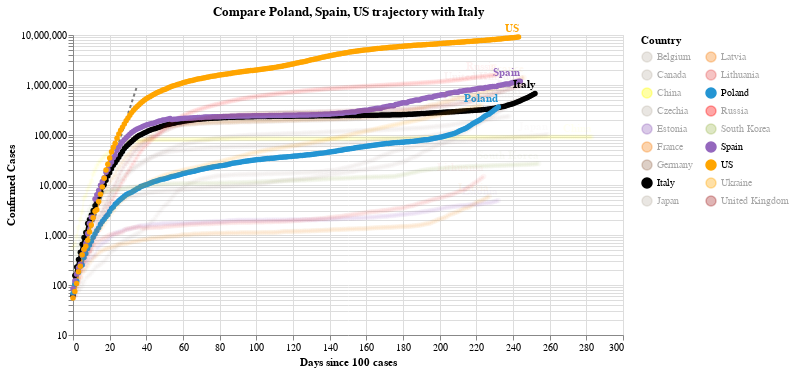

The notebook cell this image was saved under:
### Code cell
#hide_input
chart2 = make_since_chart(dff2, ['Poland', 'Spain', 'US'], baseline_countries)
chart2

### Figure 1 — Vega-Lite specification as saved in the notebook (floating-point values rounded to 4 significant figures; data arrays with more than 128 entries replaced by an {"elided": "..."} marker saying what was removed)
{"config": {"view": {"continuousWidth": 400, "continuousHeight": 300}}, "layer": [{"data": {"name": "data-628230001892d6798b50651be41d1b3e"}, "mark": {"type": "line", "color": "black", "opacity": 0.5, "strokeDash": [3, 3]}, "encoding": {"x": {"type": "quantitative", "field": "Days since 100 cases"}, "y": {"type": "quantitative", "field": "Confirmed Cases"}}}, {"data": {"name": "data-ac5e822396120a3df5966b580155e613"}, "mark": {"type": "line", "point": true}, "encoding": {"color": {"type": "nominal", "field": "Country", "legend": {"columns": 2}, "scale": {"domain": ["Belgium", "Canada", "China", "Czechia", "Estonia", "France", "Germany", "Italy", "Japan", "Latvia", "Lithuania", "Poland", "Russia", "South Korea", "Spain", "US", "Ukraine", "United Kingdom"], "range": ["#C1B7AD", "#C1B7AD", "yellow", "#C1B7AD", "#9467bd", "#F58518", "#9D755D", "black", "#C1B7AD", "#F58518", "#E45756", "#2495D3", "red", "#A1BA59", "#9467bd", "orange", "orange", "brown"]}}, "opacity": {"condition": {"value": 1, "selection": "selector004"}, "value": 0.05}, "tooltip": [{"type": "nominal", "field": "Country"}, {"type": "temporal", "field": "Date"}, {"type": "quantitative", "field": "Confirmed Cases"}, {"type": "quantitative", "field": "Days since 100 cases"}], "x": {"type": "quantitative", "field": "Days since 100 cases"}, "y": {"type": "quantitative", "field": "Confirmed Cases", "scale": {"type": "log"}}}, "selection": {"selector004": {"type": "multi", "fields": ["Country"], "bind": "legend", "init": [{"Country": "Poland"}, {"Country": "Spain"}, {"Country": "US"}, {"Country": "Italy"}]}}, "width": 550}, {"data": {"name": "data-ac5e822396120a3df5966b580155e613"}, "mark": {"type": "text", "align": "right", "dy": -8, "fontWeight": "bold"}, "encoding": {"color": {"type": "nominal", "field": "Country", "legend": {"columns": 2}, "scale": {"domain": ["Belgium", "Canada", "China", "Czechia", "Estonia", "France", "Germany", "Italy", "Japan", "Latvia", "Lithuania", "Poland", "Russia", "South Korea", "Spain", "US", "Ukraine", "United Kingdom"], "range": ["#C1B7AD", "#C1B7AD", "yellow", "#C1B7AD", "#9467bd", "#F58518", "#9D755D", "black", "#C1B7AD", "#F58518", "#E45756", "#2495D3", "red", "#A1BA59", "#9467bd", "orange", "orange", "brown"]}}, "opacity": {"condition": {"value": 1, "selection": "selector004"}, "value": 0.05}, "text": {"type": "nominal", "field": "Country"}, "tooltip": [{"type": "nominal", "field": "Country"}, {"type": "temporal", "field": "Date"}, {"type": "quantitative", "field": "Confirmed Cases"}, {"type": "quantitative", "field": "Days since 100 cases"}], "x": {"type": "quantitative", "field": "Days since 100 cases"}, "y": {"type": "quantitative", "field": "Confirmed Cases", "scale": {"type": "log"}}}, "transform": [{"filter": "(datum['Date'] >= 1604102400000)"}], "width": 550}], "title": "Compare Poland, Spain, US trajectory with Italy", "$schema": "https://vega.github.io/schema/vega-lite/v4.8.1.json", "datasets": {"data-628230001892d6798b50651be41d1b3e": [{"Days since 100 cases": 0, "Confirmed Cases": 100.0}, {"Days since 100 cases": 1, "Confirmed Cases": 130.0}, {"Days since 100 cases": 2, "Confirmed Cases": 169.0}, {"Days since 100 cases": 3, "Confirmed Cases": 219.7}, {"Days since 100 cases": 4, "Confirmed Cases": 285.6}, {"Days since 100 cases": 5, "Confirmed Cases": 371.3}, {"Days since 100 cases": 6, "Confirmed Cases": 482.7}, {"Days since 100 cases": 7, "Confirmed Cases": 627.5}, {"Days since 100 cases": 8, "Confirmed Cases": 815.7}, {"Days since 100 cases": 9, "Confirmed Cases": 1060.0}, {"Days since 100 cases": 10, "Confirmed Cases": 1379.0}, {"Days since 100 cases": 11, "Confirmed Cases": 1792.0}, {"Days since 100 cases": 12, "Confirmed Cases": 2330.0}, {"Days since 100 cases": 13, "Confirmed Cases": 3029.0}, {"Days since 100 cases": 14, "Confirmed Cases": 3937.0}, {"Days since 100 cases": 15, "Confirmed Cases": 5119.0}, {"Days since 100 cases": 16, "Confirmed Cases": 6654.0}, {"Days since 100 cases": 17, "Confirmed Cases": 8650.0}, {"Days since 100 cases": 18, "Confirmed Cases": 11250.0}, {"Days since 100 cases": 19, "Confirmed Cases": 14620.0}, {"Days since 100 cases": 20, "Confirmed Cases": 19000.0}, {"Days since 100 cases": 21, "Confirmed Cases": 24710.0}, {"Days since 100 cases": 22, "Confirmed Cases": 32120.0}, {"Days since 100 cases": 23, "Confirmed Cases": 41750.0}, {"Days since 100 cases": 24, "Confirmed Cases": 54280.0}, {"Days since 100 cases": 25, "Confirmed Cases": 70560.0}, {"Days since 100 cases": 26, "Confirmed Cases": 91730.0}, {"Days since 100 cases": 27, "Confirmed Cases": 119300.0}, {"Days since 100 cases": 28, "Confirmed Cases": 155000.0}, {"Days since 100 cases": 29, "Confirmed Cases": 201500.0}, {"Days since 100 cases": 30, "Confirmed Cases": 262000.0}, {"Days since 100 cases": 31, "Confirmed Cases": 340600.0}, {"Days since 100 cases": 32, "Confirmed Cases": 442800.0}, {"Days since 100 cases": 33, "Confirmed Cases": 575600.0}, {"Days since 100 cases": 34, "Confirmed Cases": 748300.0}, {"Days since 100 cases": 35, "Confirmed Cases": 972800.0}], "data-ac5e822396120a3df5966b580155e613": {"elided": "4371 records"}}}
